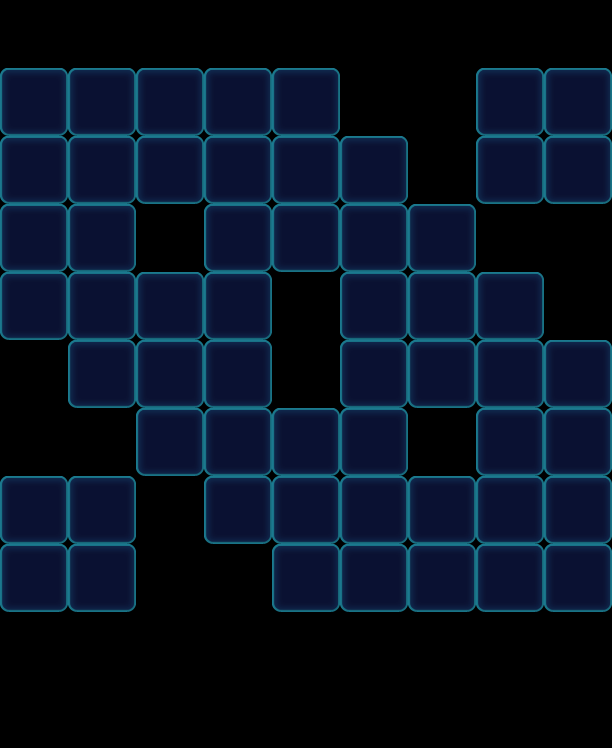

Tiled map render using the project's own tile images. Description and the map definition, with tile-layer contents summarised, below:
An orthogonal 9x11 tile map with 68x68 px tiles, 1 tile layer (Valid), 2 tilesets and 68 objects (48x Monster, 12x Factory_Normal, 8x Boss).

<map version="1.0" orientation="orthogonal" width="9" height="11" tilewidth="68" tileheight="68">
 <tileset firstgid="1" name="game_grid1" tilewidth="68" tileheight="68">
  <image source="game_grid1.png" width="68" height="68" />
 </tileset>
 <tileset firstgid="2" name="map" tilewidth="68" tileheight="68">
  <image source="map.png" width="1024" height="1024" />
 </tileset>
 <layer name="Valid" width="9" height="11">
  <data>[99 cells, 56 non-empty, 1 distinct tile ids]</data>
 </layer>
 <objectgroup name="BottomObj" width="9" height="11" />
 <objectgroup name="MiddleObj" width="9" height="11">
  <object type="Monster" gid="2" x="476" y="544">
   <properties>
    <property name="Color" value="Blue" />
   </properties>
  </object>
  <object type="Monster" gid="2" x="544" y="476">
   <properties>
    <property name="Color" value="Blue" />
   </properties>
  </object>
  <object type="Monster" gid="17" x="204" y="476">
   <properties>
    <property name="Color" value="Purple" />
   </properties>
  </object>
  <object type="Monster" gid="17" x="476" y="612">
   <properties>
    <property name="Color" value="Purple" />
   </properties>
  </object>
  <object type="Monster" gid="17" x="0" y="204">
   <properties>
    <property name="Color" value="Purple" />
   </properties>
  </object>
  <object type="Monster" gid="17" x="68" y="136">
   <properties>
    <property name="Color" value="Purple" />
   </properties>
  </object>
  <object type="Monster" gid="17" x="408" y="408">
   <properties>
    <property name="Bubble" value="1" />
    <property name="Color" value="Purple" />
   </properties>
  </object>
  <object type="Monster" gid="17" x="272" y="204">
   <properties>
    <property name="Color" value="Purple" />
   </properties>
  </object>
  <object type="Monster" gid="17" x="204" y="204">
   <properties>
    <property name="Color" value="Purple" />
   </properties>
  </object>
  <object type="Monster" gid="17" x="340" y="272">
   <properties>
    <property name="Color" value="Purple" />
   </properties>
  </object>
  <object type="Monster" gid="2" x="0" y="272">
   <properties>
    <property name="Color" value="Blue" />
   </properties>
  </object>
  <object type="Monster" gid="2" x="204" y="544">
   <properties>
    <property name="Color" value="Blue" />
   </properties>
  </object>
  <object type="Monster" gid="2" x="340" y="204">
   <properties>
    <property name="Color" value="Blue" />
   </properties>
  </object>
  <object type="Monster" gid="2" x="544" y="612">
   <properties>
    <property name="Color" value="Blue" />
   </properties>
  </object>
  <object type="Monster" gid="2" x="408" y="340">
   <properties>
    <property name="Bubble" value="1" />
    <property name="Color" value="Blue" />
   </properties>
  </object>
  <object type="Monster" gid="19" x="544" y="408">
   <properties>
    <property name="Color" value="Yellow" />
   </properties>
  </object>
  <object type="Monster" gid="19" x="68" y="272">
   <properties>
    <property name="Color" value="Yellow" />
   </properties>
  </object>
  <object type="Monster" gid="2" x="68" y="340">
   <properties>
    <property name="Color" value="Blue" />
   </properties>
  </object>
  <object type="Monster" gid="19" x="204" y="408">
   <properties>
    <property name="Bubble" value="1" />
    <property name="Color" value="Yellow" />
   </properties>
  </object>
  <object type="Monster" gid="19" x="272" y="136">
   <properties>
    <property name="Color" value="Yellow" />
   </properties>
  </object>
  <object type="Monster" gid="19" x="476" y="408">
   <properties>
    <property name="Color" value="Yellow" />
   </properties>
  </object>
  <object type="Monster" gid="19" x="272" y="544">
   <properties>
    <property name="Bubble" value="1" />
    <property name="Color" value="Yellow" />
   </properties>
  </object>
  <object type="Monster" gid="19" x="0" y="136">
   <properties>
    <property name="Color" value="Yellow" />
   </properties>
  </object>
  <object type="Monster" gid="19" x="340" y="612">
   <properties>
    <property name="Color" value="Yellow" />
   </properties>
  </object>
  <object type="Monster" gid="4" x="204" y="136">
   <properties>
    <property name="Bubble" value="1" />
    <property name="Color" value="Orange" />
   </properties>
  </object>
  <object type="Monster" gid="4" x="272" y="272">
   <properties>
    <property name="Bubble" value="1" />
    <property name="Color" value="Orange" />
   </properties>
  </object>
  <object type="Monster" gid="4" x="136" y="340">
   <properties>
    <property name="Color" value="Orange" />
   </properties>
  </object>
  <object type="Monster" gid="4" x="68" y="408">
   <properties>
    <property name="Bubble" value="1" />
    <property name="Color" value="Orange" />
   </properties>
  </object>
  <object type="Monster" gid="4" x="136" y="476">
   <properties>
    <property name="Color" value="Orange" />
   </properties>
  </object>
  <object type="Monster" gid="4" x="340" y="408">
   <properties>
    <property name="Color" value="Orange" />
   </properties>
  </object>
  <object type="Monster" gid="4" x="476" y="476">
   <properties>
    <property name="Bubble" value="1" />
    <property name="Color" value="Orange" />
   </properties>
  </object>
  <object type="Monster" gid="4" x="544" y="544">
   <properties>
    <property name="Bubble" value="1" />
    <property name="Color" value="Orange" />
   </properties>
  </object>
  <object type="Monster" gid="4" x="408" y="544">
   <properties>
    <property name="Color" value="Orange" />
   </properties>
  </object>
  <object type="Monster" gid="4" x="272" y="612">
   <properties>
    <property name="Bubble" value="1" />
    <property name="Color" value="Orange" />
   </properties>
  </object>
  <object type="Monster" gid="19" x="204" y="272">
   <properties>
    <property name="Bubble" value="1" />
    <property name="Color" value="Yellow" />
   </properties>
  </object>
  <object type="Monster" gid="19" x="340" y="476">
   <properties>
    <property name="Bubble" value="1" />
    <property name="Color" value="Yellow" />
   </properties>
  </object>
  <object type="Monster" gid="2" x="340" y="340">
   <properties>
    <property name="Color" value="Blue" />
   </properties>
  </object>
  <object type="Monster" gid="19" x="408" y="272">
   <properties>
    <property name="Color" value="Yellow" />
   </properties>
  </object>
  <object type="Monster" gid="2" x="136" y="204">
   <properties>
    <property name="Color" value="Blue" />
   </properties>
  </object>
  <object type="Monster" gid="17" x="204" y="340">
   <properties>
    <property name="Color" value="Purple" />
   </properties>
  </object>
  <object type="Monster" gid="2" x="136" y="136">
   <properties>
    <property name="Color" value="Blue" />
   </properties>
  </object>
  <object type="Monster" gid="17" x="136" y="408">
   <properties>
    <property name="Color" value="Purple" />
   </properties>
  </object>
  <object type="Monster" gid="2" x="340" y="544">
   <properties>
    <property name="Color" value="Blue" />
   </properties>
  </object>
  <object type="Monster" gid="17" x="272" y="476">
   <properties>
    <property name="Color" value="Purple" />
   </properties>
  </object>
  <object type="Monster" gid="4" x="68" y="204">
   <properties>
    <property name="Bubble" value="1" />
    <property name="Color" value="Orange" />
   </properties>
  </object>
  <object type="Monster" gid="19" x="0" y="340">
   <properties>
    <property name="Color" value="Yellow" />
   </properties>
  </object>
  <object type="Monster" gid="4" x="476" y="340">
   <properties>
    <property name="Bubble" value="1" />
    <property name="Color" value="Orange" />
   </properties>
  </object>
  </objectgroup>
 <objectgroup color="#000000" name="TopObj" width="9" height="11">
  <!-- 20 objects omitted --></objectgroup>
</map>
<!-- 21 of 68 objects omitted -->
